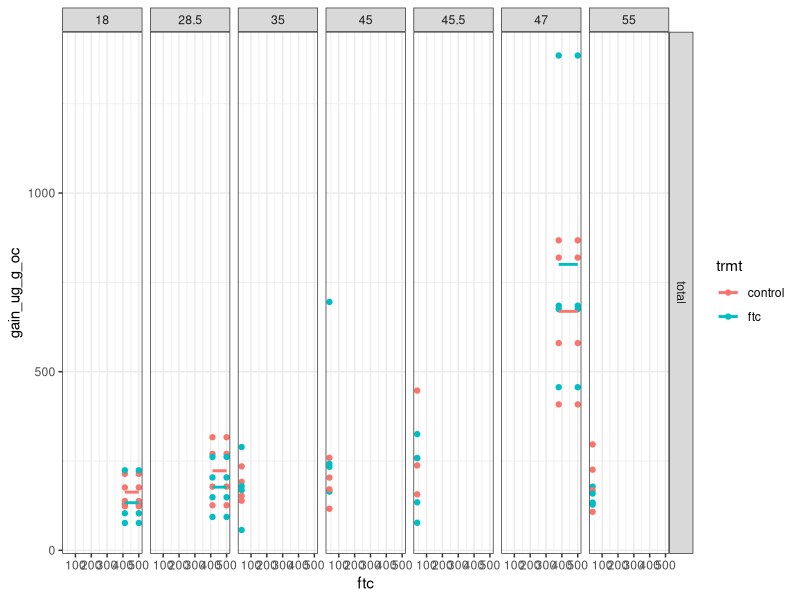
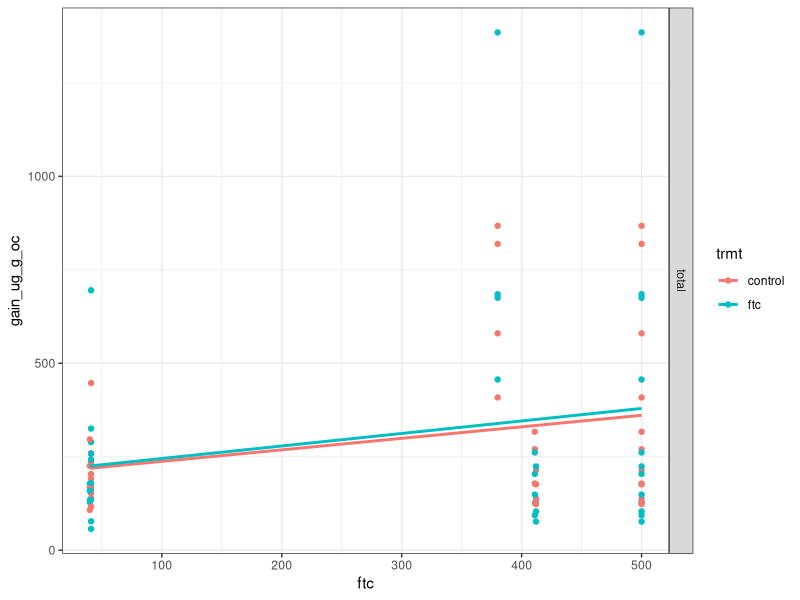
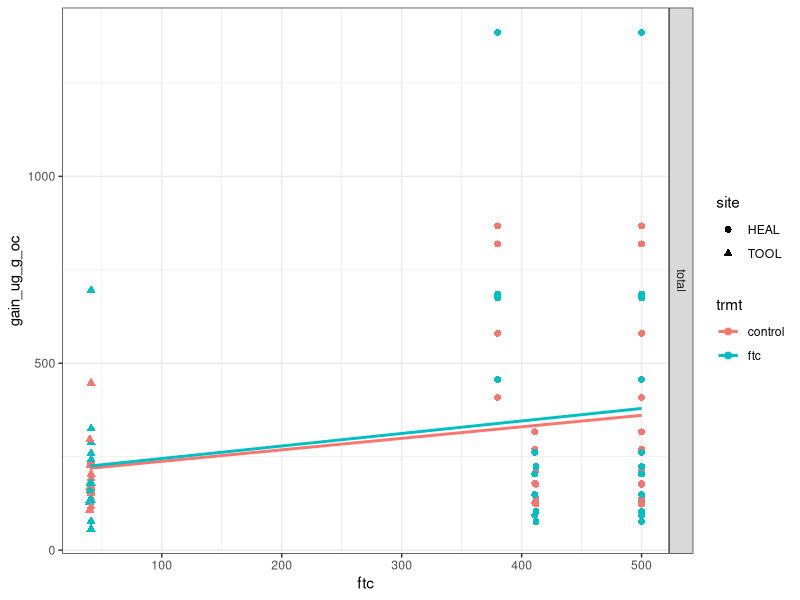
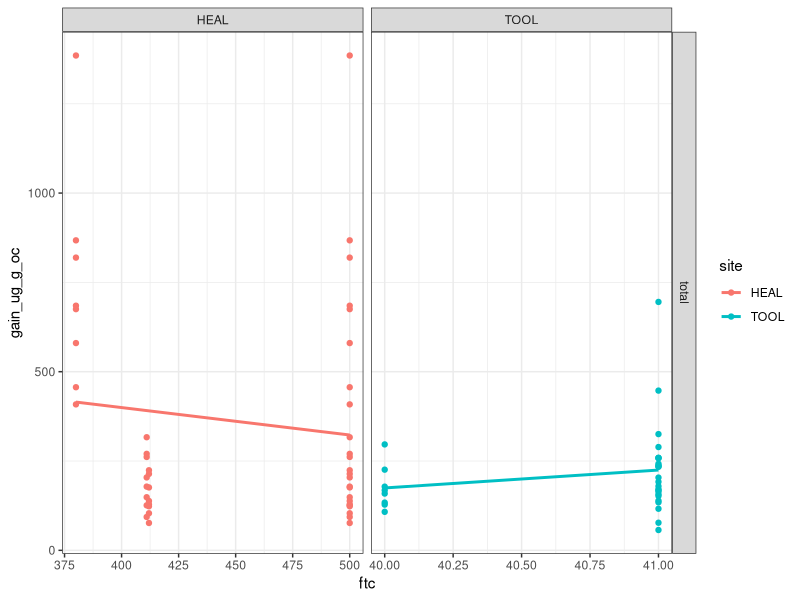

The R source for these figures, in order:
# FTC-TRANSECT
# comparing GHG fluxes with FTC

# 1. load packages and files -----------------------------------------------------------

library(tidyverse)

ghg_data = read.csv("processed/ghg_depth.csv")
ftc_data = read.csv("processed/FTC_quant_inprocess.csv")

#
# 2. process files -----------------------------------------------------------

## 2.1 calculate mean ftc

ftc_avg = 
  ftc_data %>% 
  filter(!season %in% "activelayer") %>% 
  ## NOTE: USE ADDITIONAL FILTERS AS NEEDED. I SEE MULTIPLE ENTRIES IN YEAR, MAG.VEC, DURATION, ETC.
  ## FOR NOW, I AM COMBINING ACROSS ALL THOSE VARIABLES, KEEPING ONLY DEPTH, SEASON, SITE AS GROUPING VARIABLES
  
  # create a `total` ftc column for annual total ftc
  group_by(site, year, core) %>% 
  dplyr::mutate(total = sum(def1)) %>% 
  ungroup() %>% 
  
  # now, incorporate the `total` data into `season`
  # spread the `season` columns, and then recombine with `total`
  spread(season, def1) %>% 
  gather(season, def1, total:winter) %>%
  # many NAs were introduced when forcing wide-form. remove all rows containing NAs
  na.omit() %>% 
  
  # now, calculate mean FTC per site/depth/season
  group_by(site, depth_cm, season) %>% 
  dplyr::summarise(ftc = as.integer(mean(def1))) %>% 
  ungroup() %>% 
  
  # create new columns for depth range
  # create bins of 5 cm depth increments
  mutate(depth_bins = cut_width(depth_cm, width = 5, center=2.5)) %>% 
  # now clean up
  # remove brackets of different types
  # I normally use the `stringr` package, but that doesn't like open brackets
  # so I use the `stringi` package for this. You'll have to install it first
  mutate(depth_bins = stringi::stri_replace_all_fixed(depth_bins, "]",""),
         depth_bins = stringi::stri_replace_all_fixed(depth_bins, "[",""),
         depth_bins = stringi::stri_replace_all_fixed(depth_bins, "(","")) %>% 
  # now separate this into two different columns
  separate(depth_bins, sep = ",", into = c("depth_start_cm", "depth_stop_cm")) %>% 
  mutate(depth_start_cm = as.integer(depth_start_cm),
         depth_stop_cm = as.integer(depth_stop_cm))


## 2.2 clean ghg file for compatibility with ftc file

ghg_summary = 
  ghg_data %>% 
#  group_by(site, mid, trmt) %>% 
#  dplyr::summarise(co2_ug_g_oc = round(mean(gain_ug_g_oc),2)) %>% 
#  ungroup() %>% 
  mutate(site = recode(site, "healy" = "HEAL", "tool" = "TOOL"))

## 2.3 now combine the two files such that `mid` lies within the ftc depth range
ghg_ftc = 
  subset(merge(ghg_summary, ftc_avg), depth_start_cm <= mid & depth_stop_cm >= mid) 

#
# 3. plots -------------------------------------------------------------------

theme_set(theme_bw())

ghg_ftc %>% 
  filter(season=="total") %>% 
  ggplot(aes(x = ftc, y = gain_ug_g_oc, color = trmt))+
  geom_point()+
  geom_smooth(method = "lm", se = F)+
  facet_grid(season~mid, scales = "free_y")

ghg_ftc %>% 
  filter(season=="total") %>% 
  ggplot(aes(x = ftc, y = gain_ug_g_oc, color = trmt))+
  geom_point()+
  geom_smooth(method = "lm", se = F)+
  facet_grid(season~., scales = "free_y")

ghg_ftc %>% 
  filter(season=="total") %>% 
  ggplot(aes(x = ftc, y = gain_ug_g_oc, color = trmt))+
  geom_point(aes(shape = site), size = 2)+
  geom_smooth(method = "lm", se = F)+
  facet_grid(season~., scales = "free_y")

ghg_ftc %>% 
  filter(season=="total") %>% 
  ggplot(aes(x = ftc, y = gain_ug_g_oc, color = site))+
  geom_point()+
  geom_smooth(method = "lm", se = F)+
  facet_grid(season~site, scales = "free_x")
